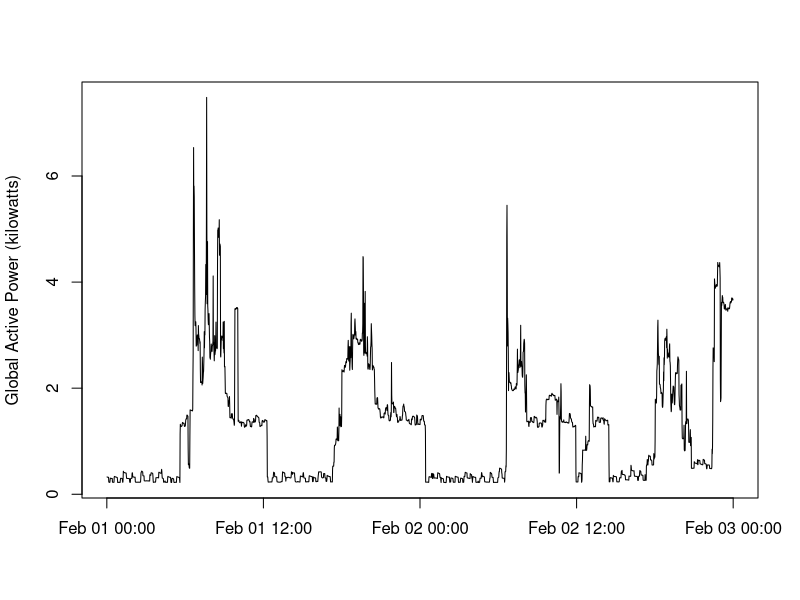

This figure's R source:
# the following command was executed in Git Bash to extract rows corresponding to the required dates
# and write to file data.txt:
# "grep '^[1|2]\/2\/2007' household_power_consumption.txt > data.txt"

data = read.table("data.txt", header=TRUE, sep=';', na.strings='?')
cols = c('Date', 'Time', 'GlobalActivePower', 'GlobalReactivePower', 'Voltage', 'GlobalIntensity', 'SubMetering1', 'SubMetering2', 'SubMetering3') 
colnames(data) = cols
data$Date = as.Date(data$Date, format="%d/%m/%Y")

data = transform(data, datetime=as.POSIXct(paste(Date, Time)), "%d/%m/%Y %H:%M:%S")

plot(data$datetime, data$GlobalActivePower, xlab = '', ylab = 'Global Active Power (kilowatts)', type = 'l')

dev.copy(png, file = "plot2.png", width=480, height=480, units='px')
dev.off()